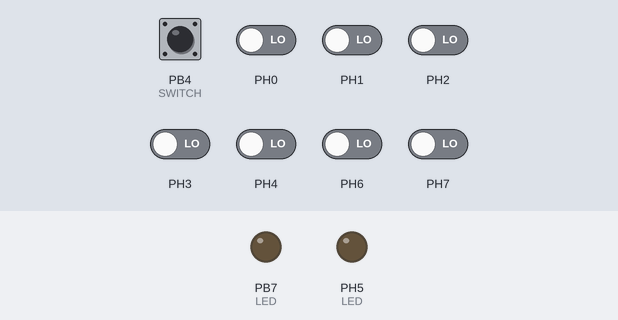
A program run on a simulated ATmega2560, built with avr-gcc and emulated at 16 MHz. Shown: output pins drawn as LEDs (lit = HIGH). The inputs (shaded band) are chosen by the test bench; at power-on: PB4 (SWITCH) HIGH, PH0–4, PH6, PH7 LOW. Sleep ends after the set time or at an interrupt.

Above: at 1.2 s.
1.3 s: PB4 (SWITCH) pulled LOW for 0.15 s
At 1.6 s:
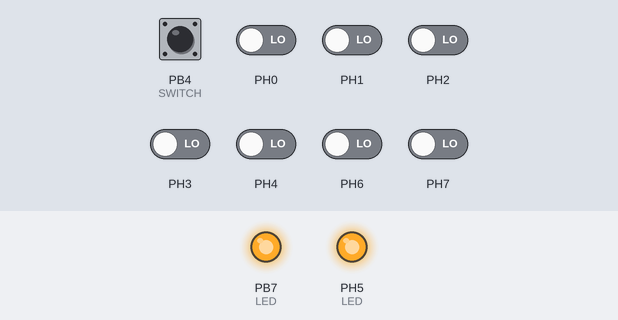
2.9 s: PB4 (SWITCH) pulled LOW for 1 s
At 4.0 s:
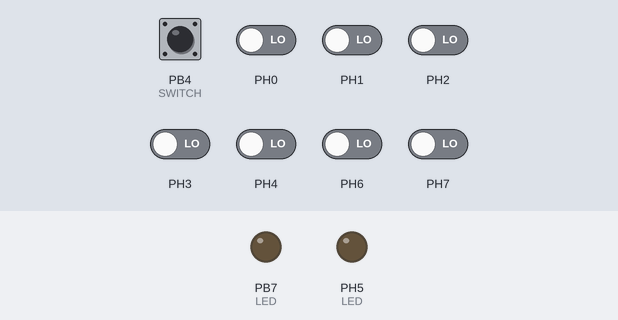
Timing chart, 0 to 5.9 s (numbered marks = the images above; inputs shaded):
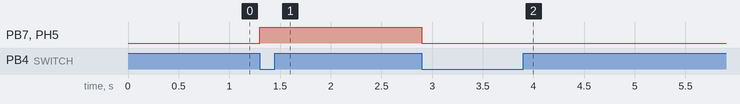

The program:

main.c
```c
/*
 * Interrupt
 *
 * Created: 09/04/2021 12:13:24
 * Author : Muthomi
 */
#define F_CPU 16000000UL
#include <avr/io.h>
#include <util/delay.h>
#include <avr/interrupt.h>
#include <avr/sleep.h>

#define LED_ON  PINB |= (1<<PINB7)
#define LED_OFF  PINB &= ~(1<<PINB7)
#define LED_TOGGLE  PINH |= (1<<PINH5)//external LED
#define SWITCH !(PINB & (1<<PINB4))

//interrupt function
ISR(PCINT0_vect){
	if (SWITCH)
	{
		LED_ON;
		LED_TOGGLE;
	}
	else
	{
		LED_OFF;
	}
}

int main(void)
{
    /* Replace with your application code */
	DDRB |= (1<<DDB7);
	DDRB &= ~ (1<<DDB4);
	DDRH |= (1<<DDH5);

	//low power mode section
	//PRR = 0xFF;
	set_sleep_mode(SLEEP_MODE_PWR_DOWN);

	//pin change interrupts.
	PCMSK0 |= (1<<PCINT4);
	PCICR  |= (1<<PCIE0);

	sei();
    while (1)
    {
		sleep_mode(); //initializes sleep mode
		//LED_ON;
		//_delay_ms(300);

		/*
		if (!(PINB & (1<<PINB4)))
		{
			LED_ON;
			LED_TOGGLE;
		}
		else
		{
			LED_OFF;
		}
		*/


    }
}
```

Measured:
- after the input at 1.3 s, PB7 (LED), PH5 (LED): LOW → HIGH at once
- after the input at 2.9 s, PB7 (LED), PH5 (LED): HIGH → LOW at once
